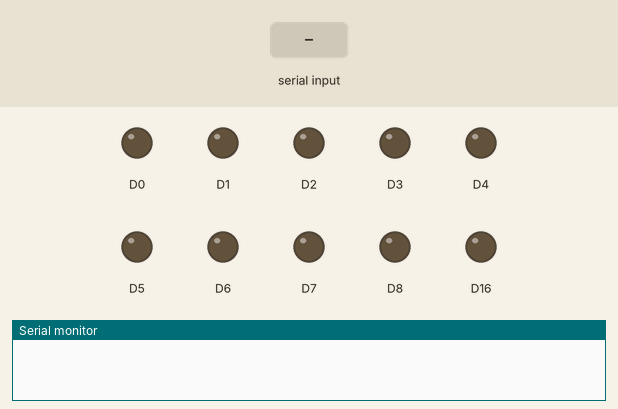
Simulated run of this sketch. Board: Arduino Due. Parts: output pins drawn as LEDs (lit = HIGH), the last lines printed to the serial monitor. The test bench sets the inputs (shaded band).

Above: at 0.1 s.
At 2.2 s:
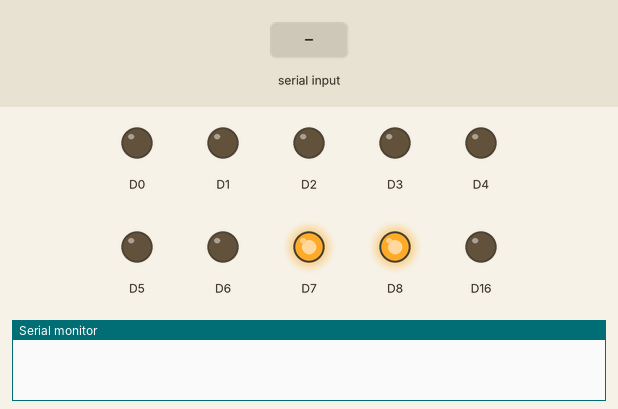
2.3 s: "90,45,200\n" received over Serial
At 3.2 s:
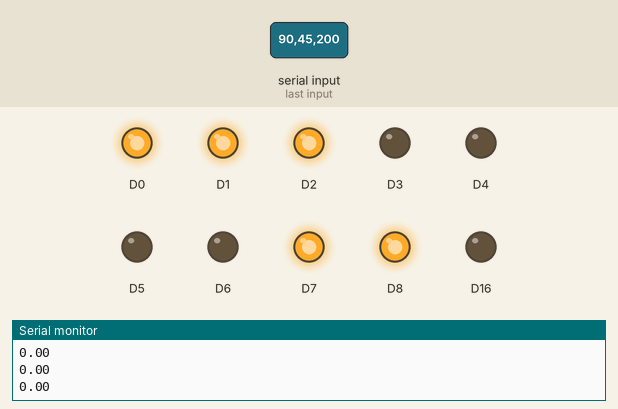
Timing chart, 0 to 5.3 s (numbered marks = the images above; inputs shaded):
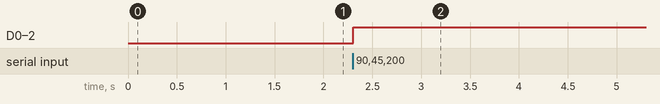

Measured:
- after the input at 2.3 s, D0–2: LOW → HIGH at once

The sketch:

magTest.ino
```cpp
#include "RM3100.h"
#include "DAC121.h"
#include <SPI.h>

#define dCS_0 0
#define dCS_1 1
#define dCS_2 2
#define dCS_3 3
#define dCS_4 4
#define dCS_5 5
#define dCS_6 6

#define sCS_0 7
#define sCS_1 8
#define sCS_2 16
#define sCS_3 15
#define sCS_4 14

#define A_0 23
#define A_1 22
#define A_2 21
#define A_3 20
#define A_4 19
#define A_5 18
#define A_6 17


RM3100 mag0 = RM3100(sCS_0);
RM3100 mag1 = RM3100(sCS_1);
RM3100 mag2 = RM3100(sCS_2);

DAC dac0 = DAC(dCS_0);
DAC dac1 = DAC(dCS_1);
DAC dac2 = DAC(dCS_2);
DAC dac3 = DAC(dCS_3);
DAC dac4 = DAC(dCS_4);
DAC dac5 = DAC(dCS_5);
DAC dac6 = DAC(dCS_6);

float mga=0.87; //Measured gain error adjustment

void setup()
{

  //Serial communication with host computer
  Serial.begin(250000);
  //delay(1000);
  //Serial.println("Serial has been setup");
  delay(1000);
  //Setup magnetometers for continuous reading at minimum possible period 1.7 ms or 600 Hz
  mag0.initContinuous(5);
  mag1.initContinuous(5);
  //mag3.initContinuous(0);


  Serial.read();
  Serial.setTimeout(1);
  analogReadResolution(12);
  analogReadAveraging(32);
}

float NtoI(int N){
  return (((float(N)*3.3/4095)-1.65)/0.11)*mga;
}

short ItoN(float I){
  //Set DAC output based in input current request
  return short(I*136.5+2048);
}

void loop()
{
  String req; //Main captured string
  while(!Serial.available()){
     //Do nothing
  }
  req=Serial.readString();
  //Parse input string
  int ind1=req.indexOf(',');
  int ind2=req.indexOf(',',ind1+1);
  float xSet=(req.substring(0,ind1)).toFloat();
  float ySet=(req.substring(ind1+1,ind2)).toFloat();
  float zSet=(req.substring(ind2+1)).toFloat();
  //Requests are for current in Amps

  //Set DAC output based in input current request
  short xCode = ItoN(xSet);
  short yCode = ItoN(ySet);
  short zCode = ItoN(zSet);
  //And finally write
  dac0.write(xCode);
  dac1.write(yCode);
  dac2.write(zCode);

  //Get the coil currents
  float Ix = NtoI(analogRead(A_0));
  float Iy = NtoI(analogRead(A_1));
  float Iz = NtoI(analogRead(A_2));

  //Get magnetic field info
  float arr1[3];
  float arr2[3];
  mag0.readResult(arr1);
  mag1.readResult(arr2);

  //Send the results over the serial monitor
  Serial.println(arr1[0]);
  Serial.println(arr1[1]);
  Serial.println(arr1[2]);
  Serial.println(arr2[0]);
  Serial.println(arr2[1]);
  Serial.println(arr2[2]);
  Serial.println(Ix);
  Serial.println(Iy);
  Serial.println(Iz);
}
```

dac121.cpp
```cpp
/*
 Interface with DAC121S101
 Nick Belsten
 10-29-2020
*/

// include this library's description file
#include "dac121.h"

// We will communicate with the DAC over SPI
#include <SPI.h>

SPISettings settingsB(5000000, MSBFIRST, SPI_MODE1);
// Constructor //
// Function that handles the creation and setup of instances
DAC::DAC(int SYNCB)
{
  // initialize this instance's variables
  CSBp=SYNCB;

  // initalize the chip select pin:
  pinMode(CSBp, OUTPUT);
  digitalWrite(CSBp,HIGH);

  // start the SPI library:
  SPI.begin();
}

void DAC::write(short val){
  SPI.beginTransaction(settingsB);
  digitalWrite(CSBp, LOW);
  delayMicroseconds(5);
  SPI.transfer16((0b111111111111&val)); //Normal mode of operation
  digitalWrite(CSBp, HIGH);
  delayMicroseconds(5);
}
```

dac121.h
```cpp
/*
  dac121.h
*/

#include<SPI.h>
#include<arduino.h>

// ensure this library description is only included once
#ifndef dac121_h
#define dac121_h

// library interface description
class DAC
{
  // user-accessible "public" interface
  public:
    DAC(int);
    void write(short);

  // library-accessible "private" interface
  private:
    int CSBp;
};

#endif
```

rm3100.cpp
```cpp
/*

*/

// include this library's description file
#include "rm3100.h"

// We will communicate with the RM3100 over SPI
#include <SPI.h>

SPISettings settingsA(1000000, MSBFIRST, SPI_MODE0);
// Constructor //
// Function that handles the creation and setup of instances

RM3100::RM3100(int CSB)
{
  // initialize this instance's variables
  CSBp = CSB;

  // initalize the chip select pin:
  pinMode(CSBp, OUTPUT);
  digitalWrite(CSBp,HIGH);

  // start the SPI library:
  SPI.begin();
}

void RM3100::initContinuous(int t){
  if(t<0 || t>14){
    t=5;
  }
  writeRegister(TMRC, 0x92+t);
  writeRegister(CMM, 0x79);
}

void RM3100::readResult(float* arr){
    //Return x,y,z
    arr[1] = float(readRegister(MX, 3))/75;
    arr[0] = float(readRegister(MY, 3))/75;
    arr[2] = float(-readRegister(MZ, 3))/75;
}

void RM3100::singleMeasurement(int* arr) {
	// Request the data, all axes
	writeRegister(POLL, 0b01110000);


	arr[0] = 0;
	arr[1] = 0;
	arr[2] = 0;

  //delay is to allow the device make the measurement
 delay(10);

  //Read the data
  arr[0] = readRegister(MX, 3);
  arr[1] = readRegister(MY, 3);
  arr[2] = readRegister(MZ, 3);
}

//Sends a write command to RM3100
void RM3100::writeRegister(byte thisRegister, byte thisValue) {
	SPI.beginTransaction(settingsA);
	// combine the register address and the command into one byte:
	byte location = thisRegister | WRITE;

	// take the chip select low to select the device:
	digitalWrite(CSBp, LOW);
	delayMicroseconds(10);

	SPI.transfer(location); //Send register location
	SPI.transfer(thisValue);  //Send value to record into register

	// take the chip select high to de-select:
	digitalWrite(CSBp, HIGH);
 delayMicroseconds(10);
	SPI.endTransaction();
}

int RM3100::readRegister(byte thisRegister, int bytesToRead) {
	SPI.beginTransaction(settingsA);

	byte inByte = 0;           // incoming byte from the SPI
	int result = 0;   // result to return
					  // now combine the address and the command into one byte
	byte dataToSend = thisRegister | READ;
	// take the chip select low to select the device:
	digitalWrite(CSBp, LOW);
	delayMicroseconds(10); //Allows for remote spi device to wake up
	// send the device the register you want to read:

	SPI.transfer(dataToSend);
	// send a value of 0 (while reading) to read the first byte returned:
	result = SPI.transfer(0x00);
	// decrement the number of bytes left to read:
	bytesToRead--;
	// if you still have another byte to read:
	while (bytesToRead > 0) {
		// shift the first byte left, then get the second byte:
		result = result << 8;
		inByte = SPI.transfer(0x00);
		// combine the byte you just got with the previous one:
		result = result | inByte;
		// decrement the number of bytes left to read:
		bytesToRead--;
	}
	// take the chip select high to de-select:
	digitalWrite(CSBp, HIGH);

	SPI.endTransaction();
	// return the result:

  //Takes care of negative numbers
	if (result & 0x8000) {
		return (result | 0xFFFF0000);
	}
	return (result);
}
```

rm3100.h
```cpp
/*
  rm3100.h - Library for communication with RM3100 magnetometer
*/

#include<SPI.h>
#include<arduino.h>

//Sensor's memory register addresses:
#define POLL	0x00      //Register of poll
#define CCX		0x04
#define CCY		0x06
#define CCZ		0x08
#define MX		0x24
#define MY		0x27
#define MZ		0x2A
#define READ	0x80    // RM3100's read command
#define WRITE	0x00    // RM3100's write command
#define CMM   0x01
#define TMRC  0x0B

// ensure this library description is only included once
#ifndef rm3100_h
#define rm3100_h

// library interface description
class RM3100
{
  // user-accessible "public" interface
  public:
    RM3100(int);
	  void singleMeasurement(int*);
    void initContinuous(int);
    void readResult(float*);

  // library-accessible "private" interface
  private:
	  int CSBp;
	  int dataRate;
	  void writeRegister(byte, byte);
	  int readRegister(byte, int);
};

#endif
```
